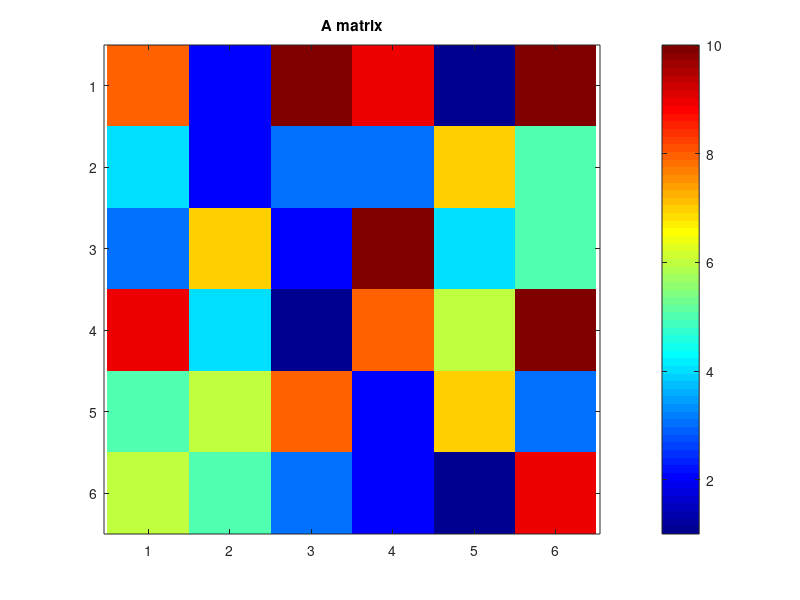
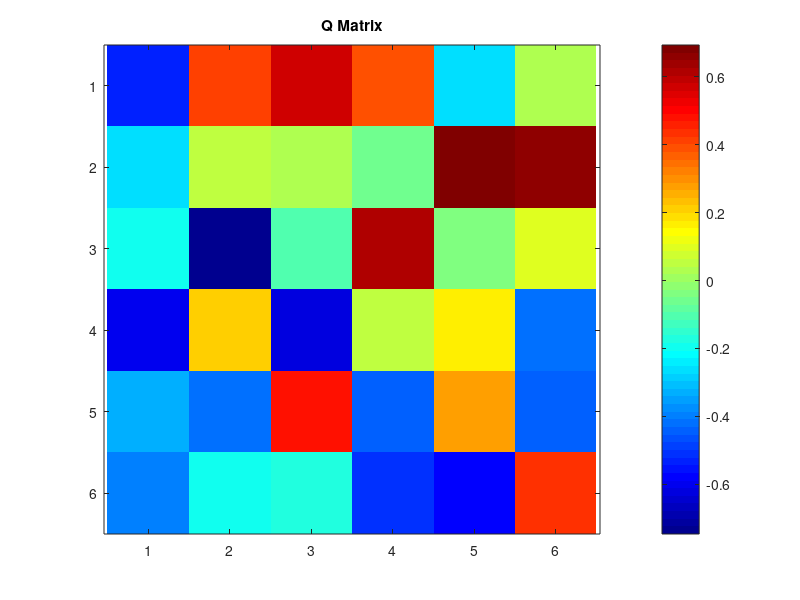
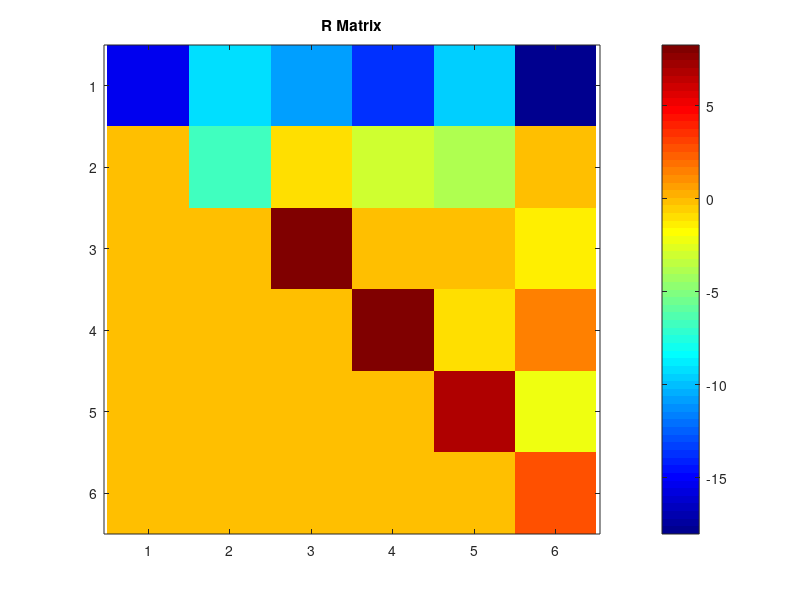
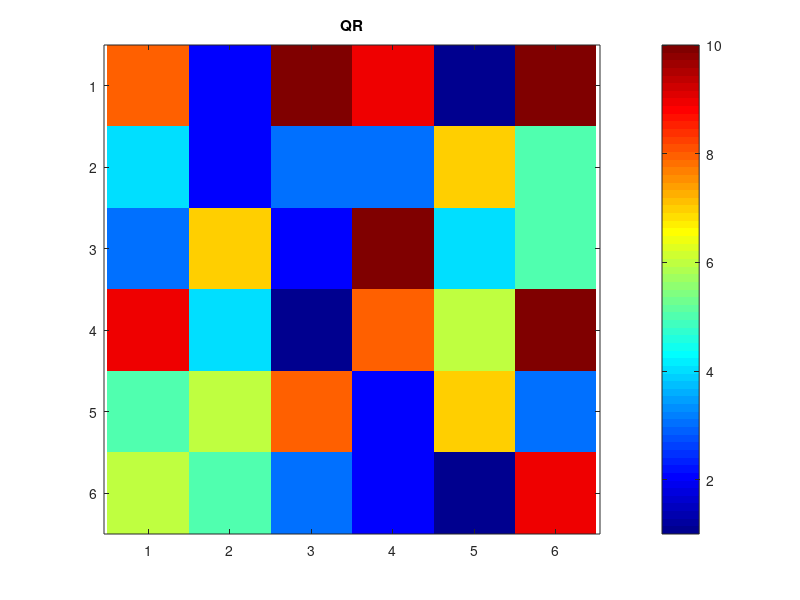

Reproduce these figures in MATLAB, in order.
% 워크스페이스, 명령 창 정리 및 모든 그림 창 닫기
clc; clear; close all;

% 6x6 크기의 무작위 정수 행렬 A 생성 (1-10 범위)
A = randi(10, 6);

% QR 분해 수행
[Q,R] = qr(A);

% 결과 시각화 - 총 5개의 그림 생성:
% 1. 원본 행렬 A
figure;
imagesc(A);
title('A matrix');
colorbar;
colormap jet;
axis equal tight;

% 2. 직교 행렬 Q
figure;
imagesc(Q);
title('Q Matrix');
colorbar;
colormap jet;
axis equal tight;

% 3. 상삼각 행렬 R
figure;
imagesc(R);
title('R Matrix');
colorbar;
colormap jet;
axis equal tight;

% 4. Q*R (원본 행렬 A와 같아야 함)
figure;
imagesc(Q*R);
title('QR');
colorbar;
colormap jet;
axis equal tight;

% 5. Q^T*Q (단위행렬이어야 함)
figure;
imagesc(Q' * Q);
title('Q^T*Q');
colorbar;
colormap jet;
axis equal tight;
